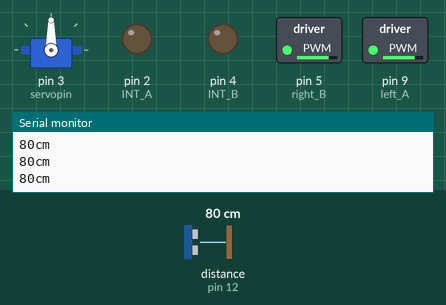
Recording of a sketch running on a simulated Arduino Uno, built with avr-gcc and run on an emulated ATmega328P. On the bench: servo, switched loads named in the sketch (green lamp = pin HIGH), output pins drawn as LEDs (lit = HIGH), the last lines printed to the serial monitor. Wiring (inferred from the names in the program): servo: signal pin 3. Inputs (shaded band) come from the test bench; at power-on: distance to the obstacle (sensor on pin 12) 80 cm. The echo pulse lasts 58.3 µs per cm; servo pulses on a pin are drawn as a servo (544–2400 µs = 0–180°); pins used as bus, display or sensor lines are not drawn.

Above: at 2.3 s.
2.4 s: distance to the obstacle (sensor on pin 12) set to 17 cm
3.9 s: distance to the obstacle (sensor on pin 12) set to 13 cm
At 6.2 s:
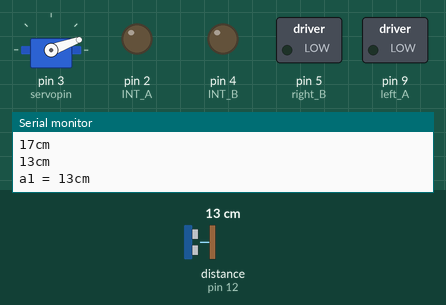
6.9 s: distance to the obstacle (sensor on pin 12) set to 18 cm
At 7.69 s:
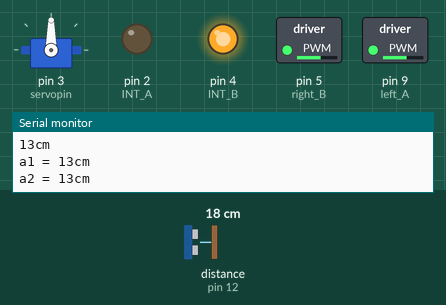
9.3 s: distance to the obstacle (sensor on pin 12) set to 2 cm
At 10.0 s:
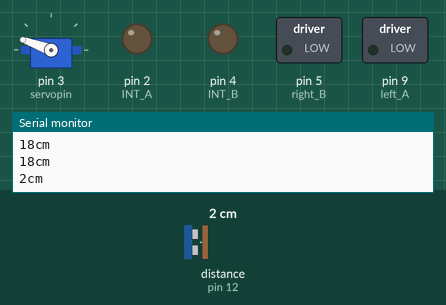
Timing chart, 0 to 13.3 s (numbered marks = the images above; inputs shaded):
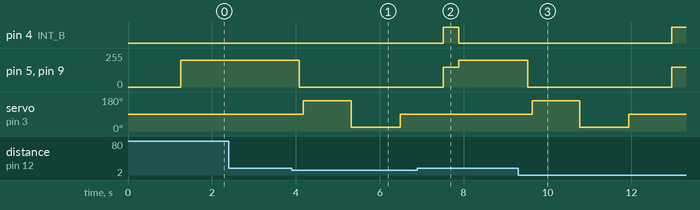

Measured:
- the behaviour switches between 15 and 14 cm on distance to the obstacle (sensor on pin 12) (found by bisection; images 0 and 1)
- after the input at 3.9 s, pin 5 (right_B), pin 9 (left_A): 200/255 → 0/255 after 0.18 s; servo on pin 3 (servopin): 90° → 160° after 0.28 s, → 20° 1.1 s later, → 90° 1.2 s later
- after the input at 6.9 s, servo on pin 3 (servopin): stays 90° (without the input it goes to 160° after 1.2 s)
- after the input at 9.3 s, pin 4 (INT_B): LOW → HIGH after 3.7 s; pin 5 (right_B), pin 9 (left_A): 200/255 → 0/255 after 0.23 s, → 150/255 3.4 s later; servo on pin 3 (servopin): 90° → 160° after 0.33 s, → 20° 1.1 s later, → 90° 1.2 s later

The sketch:

keyes.ino
```cpp
#define INT_A 2    // control the left motor direction pin to D2
#define INT_B 4    // control the right motor direction pin to D4
#define left_A 9    // define the left motor speed as pin D9
#define right_B 5   // define the right motor speed as pin D5
// Ultrasonic
int servopin=3;// digital 3 is connected to servo signal pin
int myangle;// define the angle
int pulsewidth;// define the pulsewidth
#include <SR04.h>    // add the ultrasonic libraries
#define TRIG_PIN 12   // define the pin ting of ultrasonic as D12
#define ECHO_PIN 13   //define the pin echo of ultrasonic as D13
SR04 sr04 = SR04(ECHO_PIN,TRIG_PIN);    // build the ultrasonic object to control the ultrasonic
long a,a1,a2;      // used to receive the distance measured by ultrasonic
void setup()
{
  Serial.begin(9600);  // set the monitor baud rate to 9600
  delay(100);     // delay 100ms
  pinMode(INT_A,OUTPUT);     // set the motor control pin as OUTPUT
  pinMode(INT_B,OUTPUT);
  pinMode(left_A,OUTPUT);
  pinMode(right_B,OUTPUT);
  pinMode(servopin,OUTPUT);// set the servo pin as OUTPUT
  servopulse(servopin,90);  // call the pulse function, make the ultrasonic keep front.
}

void loop()
{
   a=sr04.Distance();    // assign the front distance measured by ultrasonic to a
   Serial.print(a);     // print a value on the monitor
   Serial.println("cm");   // print cm and line wrap
   delay(100);    // delay
   if(a<15)    // whether the distance a is less than 15cm, if yes, then perform the program in the brace.
   {
    Stop();    // car stops
    delay(100);   // delay 100ms
    servopulse(servopin,160);// call the pulse function to make ultrasonic sensor turn left in 90 degrees
    a1=sr04.Distance();  // assign the left obstacle distance measured by ultrasonic to a1
    Serial.print("a1 = ");  // print out the a1 = on the serial monitor
    Serial.print(a1);      //print a1 value
    Serial.println("cm");   // print cm and line wrap
    delay(100);    // delay 100ms
    servopulse(servopin,20);// call the pulse function to make ultrasonic sensor turn right in 90 degrees
    a2=sr04.Distance();      // assign the right obstacle distance measured by ultrasonic to a2
    Serial.print("a2 = ");
    Serial.print(a2);
    Serial.println("cm");
    delay(100);
    if(a1>a2)     // whether a1 is greater than a2（whether left distance is greater than that measured on the right side.）
    {
      servopulse(servopin,90);// call the pulse function, make the ultrasonic keep front.
      left();    //turn left
      delay(370);   // delay370ms，the time for car to turn left in 90 degrees as much as possible.
      front();  // go front
    }
    else     // if a1<a2
    {
      servopulse(servopin,90);  // call the pulse function, make the ultrasonic keep front.
      right();  // turn right
      delay(370);  // delay 370ms，the time for car to turn right in 90 degrees as much as possible.
      front();   // the car goes forward
    }
   }
   else   // if a>15cm
   {
    front();   //the car goes forward
   }

}

// forward
void front()
{
  digitalWrite(INT_A,LOW);    // control the left motor turn forward
  digitalWrite(INT_B,LOW);   // control the right motor turn forward
  analogWrite(left_A,200);   // set the motor speed（PWM=200)
  analogWrite(right_B,200);
}
// backward
void back()
{
  digitalWrite(INT_A,HIGH);   // control the left motor turn backward
  digitalWrite(INT_B,HIGH);    //control the right motor turn backward
  analogWrite(left_A,200);
  analogWrite(right_B,200);
}
// turn left
void left()
{
  digitalWrite(INT_A,HIGH);    //control the left motor turn backward
  digitalWrite(INT_B,LOW);    // control the right motor turn forward
  analogWrite(left_A,150);    // two motors’ speed（PWM为150）
  analogWrite(right_B,150);
}
// turn right
void right()
{
  digitalWrite(INT_A,LOW);     // control the left motor turn forward
  digitalWrite(INT_B,HIGH);     // control the right motor turn backward
  analogWrite(left_A,150);
  analogWrite(right_B,150);
}
// stop
void Stop()
{
  digitalWrite(INT_A,LOW);
  digitalWrite(INT_B,LOW);
  analogWrite(left_A,0);     // PWM of both left and right is 0
  analogWrite(right_B,0);
}
// servo
void servopulse(int servopin,int myangle)// define a pulse function
{
  for(int i=0;i<50;i++)
  {
    pulsewidth=(myangle*11)+500;// convert the angle into the pulsewidth of 500-2480
    digitalWrite(servopin,HIGH);// servo pin to HIGH
    delayMicroseconds(pulsewidth);// delay the microseconds of pulsewidth
    digitalWrite(servopin,LOW);// servo pin to LOW
    delay(20-pulsewidth/1000); // delay the rest circle time to LOW level（20ms circle ）
  }
}
```
